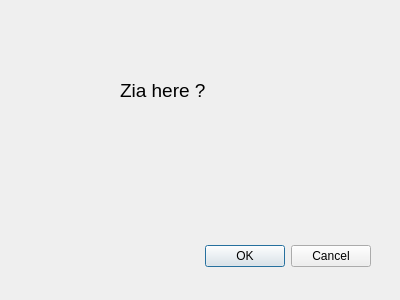
<ui version="4.0" >
 <class>test_sixDialogBase</class>
 <widget class="QDialog" name="test_sixDialogBase" >
  <property name="geometry" >
   <rect>
    <x>0</x>
    <y>0</y>
    <width>400</width>
    <height>300</height>
   </rect>
  </property>
  <property name="windowTitle" >
   <string>test six</string>
  </property>
  <widget class="QDialogButtonBox" name="button_box" >
   <property name="geometry" >
    <rect>
     <x>30</x>
     <y>240</y>
     <width>341</width>
     <height>32</height>
    </rect>
   </property>
   <property name="orientation" >
    <enum>Qt::Horizontal</enum>
   </property>
   <property name="standardButtons" >
    <set>QDialogButtonBox::Cancel|QDialogButtonBox::Ok</set>
   </property>
  </widget>
  <widget class="QLabel" name="label">
<property name="geometry">
<rect>
<x>120</x>
<y>80</y>
<width>201</width>
<height>20</height>
</rect>
</property>
<property name="font">
<font>
<pointsize>14</pointsize>
</font>
</property>
<property name="text">
<string>Zia here ?</string>
</property>
</widget>
 </widget>
 <resources/>
 <connections>
  <connection>
   <sender>button_box</sender>
   <signal>accepted()</signal>
   <receiver>test_sixDialogBase</receiver>
   <slot>accept()</slot>
   <hints>
    <hint type="source_label" >
     <x>248</x>
     <y>254</y>
    </hint>
    <hint type="destination_label" >
     <x>157</x>
     <y>274</y>
    </hint>
   </hints>
  </connection>
  <connection>
   <sender>button_box</sender>
   <signal>rejected()</signal>
   <receiver>test_sixDialogBase</receiver>
   <slot>reject()</slot>
   <hints>
    <hint type="source_label" >
     <x>316</x>
     <y>260</y>
    </hint>
    <hint type="destination_label" >
     <x>286</x>
     <y>274</y>
    </hint>
   </hints>
  </connection>
 </connections>
</ui>
